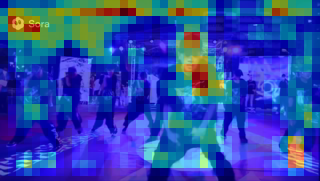
#> input picture examples/case_study_4cases/images/case1_heatmap.png, 320 x 181 px
$ python -i prep_pift_data.py   (imports and definitions only)
#> lines starting #> are read from the running program, lines starting #| are printed output that depends on the picture; after the words box and inside, x2 and y2 are one past the last pixel; in counts of white or black regions, pixels touching at a corner belong together
#!/usr/bin/env python
"""Prepare data for the PIFT (Patch-Invariant Fine-Tuning) experiment.

Produces three artifacts from VideoFeedback (train_regression.json):
  test_clean.json      : held-out clean videos with human labels  -> accuracy eval
  train_contam.json    : Sora watermark on HIGH-VQ clips (patch <-> quality correlated)
                         reproduces the inflation  -> contaminated baseline
  train_pift.json      : DIVERSE patch (sora / mirrored / gray box / random rect,
                         random position) on a VQ-BALANCED subset (patch _|_ quality)
                         -> our patch-invariant training set

Same base clips, same labels, same number of patched clips per training set;
only the patch<->quality correlation (and patch diversity) differs.
"""
import os, json, argparse, shutil, random
from PIL import Image, ImageOps, ImageDraw

VQ_KEYS = ["visual quality", "visual_quality", "Visual Quality"]


# [10 lines left out: function vq_of, not called in this run]


def load_sora_wm(path, scale_w=160):
#> called with scale_w = 160
    src = Image.open(path).convert("RGB")
#> src is the input picture: PIL image 320x181 RGB; mean R, G, B 48.2, 73.5, 168.7
    gray = src.convert("L")
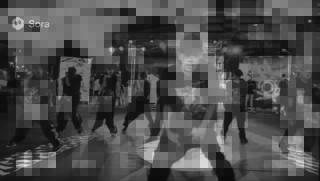
#> gray: PIL image 320x181 L; min 9, max 226, mean 76.8
    mask = gray.point(lambda x: 255 if x > 45 else 0)
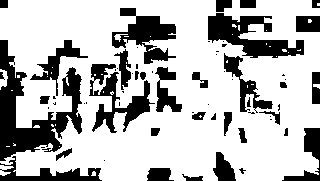
#> mask: PIL image 320x181 L; 72.7% white; 65 black regions (31 under 20 px), largest, box (x1, y1, x2, y2) and area: (0, 40, 82, 161) 3741, (208, 13, 304, 58) 2065, (112, 8, 176, 64) 1620
    bbox = mask.getbbox()
#> bbox = (0, 0, 320, 181)
    if bbox:
        x0, y0, x1, y1 = bbox
#> x0 = 0; y0 = 0; x1 = 320; y1 = 181
        pad = 6
        x0 = max(0, x0 - pad); y0 = max(0, y0 - pad)
        x1 = min(src.size[0], x1 + pad); y1 = min(src.size[1], y1 + pad)
        src = src.crop((x0, y0, x1, y1)); gray = gray.crop((x0, y0, x1, y1))
    wm = src.convert("RGBA")
    alpha = gray.point(lambda x: 0 if x < 45 else min(255, int(x * 1.15)))
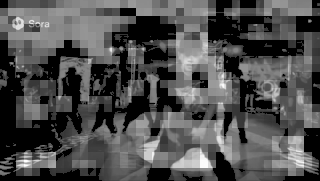
#> alpha: PIL image 320x181 L; min 0, max 255, mean 79
    wm.putalpha(alpha)
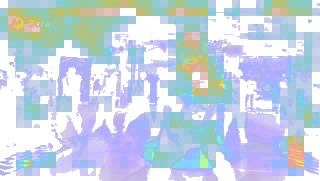
#> wm: PIL image 320x181 RGBA; mean R, G, B, A 48.2, 73.5, 168.7, 79; transparent parts drawn white
    w, h = wm.size
#> w = 320; h = 181
    return wm.resize((scale_w, max(1, int(h * scale_w / w))), Image.LANCZOS)
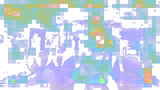
#> returned value: PIL image 160x90 RGBA; mean R, G, B, A 46.9, 76.8, 148.2, 79.4; transparent parts drawn white


def make_gray_box(w=150, h=90, val=128, alpha=210):
    box = Image.new("RGBA", (w, h), (val, val, val, alpha))
    return box


def make_random_rect(rng, w=150, h=90):
    c = (rng.randint(60, 200), rng.randint(60, 200), rng.randint(60, 200), 210)
    return Image.new("RGBA", (w, h), c)


# [148 lines left out: functions patch_variant, apply_patch, copy_clean, cap_frames, write_clean, materialize and 1 more, not called in this run]


# [2 lines not run here, left out]

>>> result = load_sora_wm('../../examples/case_study_4cases/images/case1_heatmap.png')
